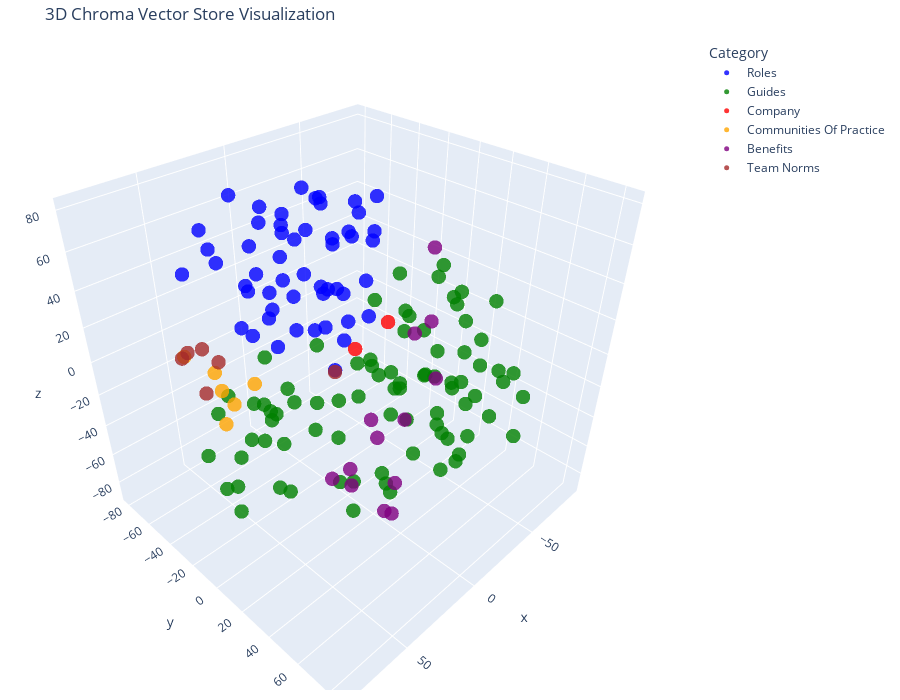

Here is the notebook cell this chart was saved with:
### Code cell
# Let's try 3D!
tsne = TSNE(n_components=3, random_state=42)
reduced_vectors = tsne.fit_transform(vectors)

# Legend mapping (category to color)
category_color_map = {
    'Roles': 'blue',
    'Guides': 'green',
    'Company': 'red',
    'Communities Of Practice': 'orange',
    'Benefits': 'purple',
    'Team Norms': 'brown'
}

# Create scatter for each category for proper legend handling
scatter_traces = []
for category, color in category_color_map.items():
    inds = [i for i, t in enumerate(doc_types) if t == category]
    if inds:
        scatter_traces.append(
            go.Scatter3d(
                x=reduced_vectors[inds, 0],
                y=reduced_vectors[inds, 1],
                z=reduced_vectors[inds, 2],
                mode='markers',
                marker=dict(size=5, color=color, opacity=0.8),
                name=category,
                text=[f"Type: {doc_types[i]}<br>Text: {documents[i][:100]}..." for i in inds],
                hoverinfo='text'
            )
        )

fig = go.Figure(data=scatter_traces)

fig.update_layout(
    title='3D Chroma Vector Store Visualization',
    scene=dict(xaxis_title='x', yaxis_title='y', zaxis_title='z'),
    width=900,
    height=700,
    legend=dict(title="Category"),
    margin=dict(r=10, b=10, l=10, t=40)
)

fig.show()

### Figure 1 — Plotly figure (JSON) as saved in the notebook; plotly's stock layout.template omitted (floating-point values rounded to 4 significant figures)
{"data": [{"hoverinfo": "text", "marker": {"color": "blue", "opacity": 0.8, "size": 5}, "mode": "markers", "name": "Roles", "text": ["Type: Roles<br>Text: # Associate Business Analyst\n\nAssociate Business Analysts will work alongside more senior team membe...", "Type: Roles<br>Text: # Associate Delivery Manager\n\nYou’ll work as part of a delivery team. You’ll provide administrative ...", "Type: Roles<br>Text: # Associate Designer\n\n- Location: mainly remote with occasional office and client visits\n- Offices: ...", "Type: Roles<br>Text: # Associate Product Manager\n\nAssociate Product Managers make sure products and services deliver meas...", "Type: Roles<br>Text: # Associate Software Engineer\n\nOur engineers build software that makes our clients happy. They prefe...", "Type: Roles<br>Text: # Delivery Director\n\nOur Delivery Directors are each responsible for the successful delivery of our ...", "Type: Roles<br>Text: # Delivery Support Analyst (PMO)\n\nSalary: Please refer to the job ad when this role is live\nLocation...", "Type: Roles<br>Text: # Summary\n\nA commercially-focussed business partner with financial expertise who has strong analytic...", "Type: Roles<br>Text: # Head of Delivery Management\n\nOur Head of Delivery Management is responsible for managing all clien...", "Type: Roles<br>Text: # Head of Managed Services\n\nOur Head of Managed Services will be responsible for building an excepti...", "Type: Roles<br>Text: # Head of Service Line\n\nOur Heads of Service Line are responsible for building world class professio...", "Type: Roles<br>Text: # Lead Bid Manager\n\nReporting to the Head of Bids and Frameworks, you will lead the bid process from...", "Type: Roles<br>Text: # Lead Business Analyst\n\nLead Business Analysts help teams deliver products and services that bring ...", "Type: Roles<br>Text: # Lead Content Designer \n\n* Location: mainly remote with occasional office and client visits\n* Offic...", "Type: Roles<br>Text: # Lead Data Engineer\n\nOur Lead Data Engineers enable public sector organisations to embrace a data-s...", "Type: Roles<br>Text: # Lead Delivery Manager\n\nSuccessfully leading complex digital projects to make sure that our clients...", "Type: Roles<br>Text: # Lead Designer\n\n- Location: mainly remote with occasional office and client visits\n- Offices: Brist...", "Type: Roles<br>Text: # Lead Product Manager \n\nReporting to the Discipline Head of Product Management, Business Analysis a...", "Type: Roles<br>Text: # Lead Security Engineer\n\nOur Lead Security Engineers enable public sector organisations to mitigate...", "Type: Roles<br>Text: # Lead Software Engineer\n\nOur Lead Software Engineers work with organisations to deliver digital, da...", "Type: Roles<br>Text: # Lead User Researcher\n\n- Location: mainly remote with occasional office and client visits\n- Offices...", "Type: Roles<br>Text: # Application Support Engineer\n\nDelivering technical services to support, maintain and improve live ...", "Type: Roles<br>Text: # Business Analyst\n\nBusiness Analysts help teams deliver products and services that bring value to t...", "Type: Roles<br>Text: # Content designer\n\n* Location: hybrid policy with office and client visits\n* Offices: London, Brist...", "Type: Roles<br>Text: # Data Engineer\n\nOur Data Engineers enable public sector organisations to embrace a data-driven appr...", "Type: Roles<br>Text: # Delivery Manager\n\nWork as part of a Delivery Team to make sure the team is able to deliver success...", "Type: Roles<br>Text: # Designer\n\n- Location: mainly remote with occasional office and client visits\n- Offices: London, Br...", "Type: Roles<br>Text: # Product Manager \nProduct Managers make sure products and services deliver measurable value, by exp...", "Type: Roles<br>Text: # Software Engineer\n\nOur engineers create digital, data and technology outcomes that improve society...", "Type: Roles<br>Text: # User Researcher\n\n- Location: mainly remote with occasional office and client visits\n- Offices: Lon...", "Type: Roles<br>Text: # Head of Practice - Application & Support\n\nService Line: Managed Services \nReporting to the Head of...", "Type: Roles<br>Text: # Head of Business Analysis & Change \n\nOur Head of Business Analysis & Change is responsible for lea...", "Type: Roles<br>Text: # Principal Business Analyst\n**Delivering world class client engagements.**\n\nOur Principal Business ...", "Type: Roles<br>Text: # Principal Data Consultant\n\nReporting to the Head of Data, the Principal Data Consultant supports t...", "Type: Roles<br>Text: # Principal Data Engineer\n\nOur Principal Data Engineers enable public sector organisations to transf...", "Type: Roles<br>Text: # Principal Delivery Manager\n\nOur Principal Delivery Managers are accountable for the successful del...", "Type: Roles<br>Text: # Principal Product Manager \n**Delivering world class client engagements.**\n\nOur Principal Product M...", "Type: Roles<br>Text: # Principal Security Engineer\n\nOur Principal Security Engineers enable public sector organisations t...", "Type: Roles<br>Text: # Principal Technologist\n\nOur Principal Technologists enable public sector organisations to better u...", "Type: Roles<br>Text: # User-Centred Practice (UCP) Principal\n\n- Offices: London, Bristol, Manchester, and Swansea\n- Salar...", "Type: Roles<br>Text: # Roles at Made Tech\n\nThis is a list of roles at Made Tech including details on the skills and senio...", "Type: Roles<br>Text: # Senior Platform Support Engineer\n\nDelivering technical services to support, maintain and improve l...", "Type: Roles<br>Text: # Senior Business Analyst\n\nSenior Business Analysts help teams deliver products and services that br...", "Type: Roles<br>Text: # Senior Content Designer \n\n* Location: mainly remote with occasional office and client visits\n* Off...", "Type: Roles<br>Text: # Senior Data Analyst\n\n## Summary\n\nMade Tech wants to positively impact the country's future by usin...", "Type: Roles<br>Text: # Senior Data Engineer\n\nOur Senior Data Engineers enable public sector organisations to embrace a da...", "Type: Roles<br>Text: # Senior Data Scientist\n\nOur Data Scientists enable public sector organisations to unlock the value ...", "Type: Roles<br>Text: # Senior Delivery Manager\n\nOur Senior Delivery Managers lead digital projects. They make sure our cl...", "Type: Roles<br>Text: # Senior Designer\n\n- Location: mainly remote with occasional office and client visits\n- Offices: Lon...", "Type: Roles<br>Text: # Senior Product Manager \n\nReporting to one of our Lead Product Managers, this role is responsible f...", "Type: Roles<br>Text: # Senior Software Engineer\n\nOur Senior Software Engineers create digital, data and technology outcom...", "Type: Roles<br>Text: # Senior User Researcher\n\n- Location: remote/hybrid with occasional client site visits\n- Offices: Lo..."], "type": "scatter3d", "x": [49.81, -7.799, -33.71, -9.686, 24.99, -28.7, 8.992, 19.62, -16.25, 34.81, 24.03, -27.05, 43.83, -43.46, -2.6, -12.54, -36.47, 5.952, 30.88, 16.4, -4.616, 29.45, 32.87, -47.08, 1.592, -17.79, -36.69, 5.121, 9.624, -11.02, 40.13, 30.32, 20.82, -3.841, 1.428, -7.061, 11.38, 23.3, 13.16, -2.269, 6.694, 42.18, 40.53, -29.78, -21.89, -14.67, -17.38, -0.5577, -26.53, -5.624, -6.11, -11.97], "y": [-59.34, -31.93, -66.0, -70.4, 13.71, -15.34, -27.94, -58.95, -1.28, -37.24, -23.68, -47.48, -39.44, -35.22, -12.08, -29.93, -17.43, -48.99, -9.776, -11.17, -67.39, -2.74, -61.31, -46.32, 4.666, -17.28, -60.48, -71.71, 7.423, -77.38, -21.51, -35.53, -44.65, -33.77, -15.18, -14.25, -53.23, -16.23, -29.55, -38.6, 4.743, -5.857, -55.21, -40.93, -16.61, 2.048, 1.619, -15.88, -46.47, -53.34, -15.28, -59.71], "z": [43.16, -1.569, 35.53, 4.521, 54.72, 26.27, 27.33, 73.58, 16.77, 16.63, 6.981, 10.52, 54.3, 52.33, 56.92, 19.37, 50.24, 9.557, 63.56, 49.0, 57.54, 28.67, 49.32, 36.62, 68.18, 5.876, 54.56, 14.19, 43.64, 43.54, 21.89, 35.77, 52.69, 77.82, 77.37, 30.66, 30.8, 78.99, 66.04, 50.28, 16.04, 39.15, 64.0, 40.63, 70.78, 59.58, 80.27, 10.77, 62.48, 20.61, -17.94, 43.26]}, {"hoverinfo": "text", "marker": {"color": "green", "opacity": 0.8, "size": 5}, "mode": "markers", "name": "Guides", "text": ["Type: Guides<br>Text: # Buddy Guidance\n\nYou've been chosen to be a buddy to a new team member - Yay. Here's some guidance ...", "Type: Guides<br>Text: # Chalet time policy\n\nThis document describes how people should spend time when not on client work. ...", "Type: Guides<br>Text: # AWS Certification Advice\n\n- [AWS Certification Advice](#aws-certification-advice)\n  - [Purpose of ...", "Type: Guides<br>Text: # AWS Training &amp; Certification\n\n- [Purpose of this guide](#purpose-of-this-guide)\n- [AWS Certifi...", "Type: Guides<br>Text: # AWS Partner Network\n\n- [AWS Partner Network](#aws-partner-network)\n  - [Registration](#registratio...", "Type: Guides<br>Text: # Made Tech AWS Sandbox\n\n## Overview\n\nThe Made Tech AWS Sandbox accounts are primarily used for indi...", "Type: Guides<br>Text: # Azure Certification\n\n- [Azure Certification](#azure-certification)\n  - [Purpose of this guide](#pu...", "Type: Guides<br>Text: # Made Tech Azure Sandbox\n\n## Overview\n\nThe Made Tech Azure Sandbox accounts are primarily used for ...", "Type: Guides<br>Text: # Eye Test Expenses\n\nEveryone is able to claim back the costs of an annual eye test. You need to:\n\n-...", "Type: Guides<br>Text: # Expenses\n\nThere is now a fully documented Made Tech expenses policy which covers trains, travel, h...", "Type: Guides<br>Text: # Salary & Pay Slips\n\nWe're paid on the 28th of the month, or the Friday before if the 28th falls on...", "Type: Guides<br>Text: # Salary Reviews\n\nSalaries are reviewed in line with our pay review policy - once, each business fin...", "Type: Guides<br>Text: # Contributing to the Handbook\n\nThis guide aims to make it easier to submit changes to the Handbook ...", "Type: Guides<br>Text: # Diversity and inclusion community\n\nThe diversity and inclusion community is an opportunity for any...", "Type: Guides<br>Text: # Open and closed communities\n\nOpen and closed community groups are collectives of individuals who c...", "Type: Guides<br>Text: # Diversity and inclusion service team\n\nThe diversity and inclusion service team are responsible for...", "Type: Guides<br>Text: # Equality, Diversity & Inclusion Policy\n\n## About this policy\n\nThis policy applies to everyone who ...", "Type: Guides<br>Text: # Equality, Diversity & Inclusion at Made Tech\n\nCreating a better, fairer society is part of our pur...", "Type: Guides<br>Text: # Exit interview\n\nA sad reality is that sometimes people will leave Made Tech. Below are a set of qu...", "Type: Guides<br>Text: # Made Tech guide to career fairs\n\n## What does a careers fair look like?\n\nThere are many stalls set...", "Type: Guides<br>Text: DevOps pairing works similarly to [regular pairing](./pairing.md)\nPlease [read the regular pairing d...", "Type: Guides<br>Text: # Pairing with interview candidates\n\nIf you are a Made Tech employee, please refer to this [guide fo...", "Type: Guides<br>Text: # Rationale\n\nWe believe that our hiring process should be fair and repeatable. What do we mean by th...", "Type: Guides<br>Text: # Employee Referral Policy\n\nThe main purpose of this employee referral policy is for everyone at Mad...", "Type: Guides<br>Text: # Docker\n\nDocker is an open platform for developing, shipping, and running applications. Docker enab...", "Type: Guides<br>Text: # IT Hardware\n\nAura look after all the laptops and other IT infrastructure in the offices. For all l...", "Type: Guides<br>Text: # Laptop replacements\n\nThe laptop renewal period is 3 or 4 years, depending on your role and the age...", "Type: Guides<br>Text: # Information Security\n\nMade Tech holds the following certifications:\n\n**CE+**\n- Certificate number:...", "Type: Guides<br>Text: # All about Linux\nIn order to reach the standards for [ISO](https://www.madetech.com/blog/iso-27001-...", "Type: Guides<br>Text: # Miro\n\nAll the information below and lots more useful stuff can be found on the Made Tech [Miro tra...", "Type: Guides<br>Text: # Slack\n\n## Purpose of this guide\n\nSlack is one of our most important cross company tools and used e...", "Type: Guides<br>Text: # Software\n\n## Software and licences including SaaS\nMost standard software including SaaS applicatio...", "Type: Guides<br>Text: ## Connecting to Made Tech - VPN\n\n\nThis is a guide to connect to the Made Tech Virtual Private Netwo...", "Type: Guides<br>Text: # Jury Service\n\nIf you are summoned for Jury Service, the process is simple...\n\n* Speak to your Made...", "Type: Guides<br>Text: # Learning and development at Made Tech\n\nLearning and mentoring is a core value at Made Tech. We str...", "Type: Guides<br>Text: # 121 Meetings\n\nYou should meet frequently with your direct reports for a minimum of 1 hour per mont...", "Type: Guides<br>Text: # Annual Reviews\n\nAs a line manager, one of your responsibilities is to facilitate the annual review...", "Type: Guides<br>Text: # Performance Management\n\nAt Made Tech we believe every team must promote an open, honest feedback c...", "Type: Guides<br>Text: # Probation at Made Tech\n\nWhen someone joins Made Tech, they're \"on probation\" for three months.\nThi...", "Type: Guides<br>Text: # Promotions\n\nThis guidance is written mostly for line managers. It'll help you understand how promo...", "Type: Guides<br>Text: # Line management at Made Tech\n\nLine managers help others to learn and grow, deliver great results, ...", "Type: Guides<br>Text: # Mentees\n\n## What to do once you're paired?\n\nAfter your initial session, it will be your responsibi...", "Type: Guides<br>Text: # Mentors\n\nThank you for signing up to be a Made Tech mentor. Here’s a little guide for how to prepa...", "Type: Guides<br>Text: # Made Tech Mentorship Guide\n\nAt Made Tech, mentorship enables Made Tech staff with the opportunity ...", "Type: Guides<br>Text: # Clear Desk/Clear Screen\n\nMade Tech operates a Clear Desk/Clear Screen policy. This means that all ...", "Type: Guides<br>Text: # Dress Code\n\nMade Tech is typically a casually dressed environment, however we have a need as an or...", "Type: Guides<br>Text: # Kitchen Etiquette\n\nWe share the kitchen space with each other as well as with our customers. We ha...", "Type: Guides<br>Text: # Office handbook\n\nEach office has its own individual office handbook packed with information to hel...", "Type: Guides<br>Text: # Onboarding\n\n## Before your first day\n\nOnce you’ve signed your contract, we’ll contact you about wh...", "Type: Guides<br>Text: # Anti-Corruption and Bribery Policy\n\n## About this policy\n\n1. It is our policy to conduct all of ou...", "Type: Guides<br>Text: # Anti-Slavery and Human Trafficking Policy\n\n## Policy statement\n\n1. Modern slavery is a crime and a...", "Type: Guides<br>Text: # Dealing code\n\n## Introduction\nThe purpose of this code is to ensure that the directors of Made Tec...", "Type: Guides<br>Text: # Whistleblowing Policy\n\n## Whistleblowing policy\n\n1. We are committed to conducting our business wi...", "Type: Guides<br>Text: # Supporting and Mentoring other Engineers\n\n## Constructivist Learning Theory\n\n> Constructivist teac...", "Type: Guides<br>Text: # Capability Procedure\n\nIn cases where employees are not meeting the expectations that have been cle...", "Type: Guides<br>Text: # HOW TO HIRE A CONTRACTOR\n\nDefinition of contractor: An externally sourced individual Off-payroll w...", "Type: Guides<br>Text: # How Scheduling Works\n\nScheduling, or the art of getting the right people supporting the right acti...", "Type: Guides<br>Text: # Relocation\n\n\n\nIf you are planning to move address, you’ll need to inform us as early as possible.\n...", "Type: Guides<br>Text: # Acceptable Use Policy\n\nThis Acceptable Use Policy (AUP) details how all users of any Made Tech IT ...", "Type: Guides<br>Text: # Access Control\n\n## Team-level access control\n\nMade Tech access controls reflect that:\n- We trust o...", "Type: Guides<br>Text: # Bring Your Own Device Policy\n\nThis document highlights things you should think about, and how you ...", "Type: Guides<br>Text: # Confidentiality Agreements and NDAs\n\n - If clients ask about whether our team are covered by confi...", "Type: Guides<br>Text: # Data Protection\n\nMade Tech complies with regulations under the European General Data Protection Re...", "Type: Guides<br>Text: Made Tech uses standard builds for the devices issued to team members to facilitate support and main...", "Type: Guides<br>Text: ## Sharing documents outside Made Tech\n\nWe know that many teams collaborate directly with clients, s...", "Type: Guides<br>Text: On your last day for Made Tech, your access to Made Tech services will stop at 1715. If you need acc...", "Type: Guides<br>Text: # Returning your laptop if you're leaving\n\nIf you're leaving Made Tech we are going to need your lap...", "Type: Guides<br>Text: # Lost stolen devices\n\n## What to do when a device is lost or stolen\nAny lost or stolen devices (lap...", "Type: Guides<br>Text: # Visitors and Office Security\n\nKeeping our physical surroundings safe is an important part of ensur...", "Type: Guides<br>Text: # Password and 2FA/MFA policy\nStrong password and use of 2FA (two factor authentication) or MFA (Mul...", "Type: Guides<br>Text: # Guidance for Security Cleared (SC) Employees\n\n## General Information\nWith an increasing number of ...", "Type: Guides<br>Text: ## Taking Made Tech laptops abroad\n\nIf you’re off on holiday we’d suggest that you shouldn’t be taki...", "Type: Guides<br>Text: # DSE & Health & Safety Training\n\nMade Tech has a legal duty to ensure the health, safety and welfar...", "Type: Guides<br>Text: # Ethical Boundaries\n\nWe recognise that there may on occasion be certain client accounts, or certain...", "Type: Guides<br>Text: # Expectation Health Check\n\nWe believe the expectations between Made Tech and staff create a healthy...", "Type: Guides<br>Text: # Expectations between Made Tech and staff\n\nAs an employee embarking on a career with Made Tech you ...", "Type: Guides<br>Text: Here is a list of the time off types in HiBob and some examples of what they should be booked for :\n...", "Type: Guides<br>Text: # Paid counselling\n\n## Unum Employee Assistance\n\nWe have setup an employee assistance programme to p...", "Type: Guides<br>Text: # Maternity, paternity, adoption and shared parental leave\n\nWhether you or your partner are having a...", "Type: Guides<br>Text: # Raising an Issue\n\nFrom time to time people may have problems or concerns about their colleagues, c...", "Type: Guides<br>Text: # Sick Leave\n\nWe recognise that it requires a lot of hard work to perform at the highest possible le...", "Type: Guides<br>Text: # State of Mind\n\nWe want every one to be happy, including our team. To that end we try and provide [..."], "type": "scatter3d", "x": [63.63, 23.18, -61.13, -53.68, -41.73, -37.61, -65.19, -35.52, -16.99, -6.371, -62.1, -6.091, -60.46, -14.52, -26.33, -6.824, 13.39, 0.6681, 47.31, 60.16, 79.93, 68.98, 32.94, -44.51, -74.74, -40.93, -38.39, -54.51, -64.8, -68.33, -70.66, -57.33, -9.566, 24.26, 24.61, 31.68, 11.28, 28.96, 37.3, 8.946, 21.96, 76.98, 67.49, -88.53, -36.03, -42.06, -34.88, -39.68, -52.52, 14.07, 26.1, -16.31, 9.153, 52.65, 50.21, 18.35, 19.2, -3.121, -49.47, -51.32, -44.16, 14.67, -7.959, -62.13, -71.32, -34.22, -27.84, -33.54, -53.48, -62.97, -23.94, -14.22, -31.09, 18.7, 49.14, 44.59, 15.89, 2.569, 35.62, 3.116, 26.58, 36.08], "y": [-22.32, 17.22, -42.09, -28.06, -32.95, -29.95, -21.24, -16.67, 13.97, 26.13, -21.99, -49.7, 8.584, 41.59, 45.93, 56.3, 47.46, 38.96, 1.222, 21.62, -8.889, 0.9863, -9.754, -1.828, 33.08, 50.19, 65.79, 6.19, 62.47, 19.95, -9.689, 38.31, 55.09, 19.2, 19.25, -41.86, -49.95, -32.06, -22.6, -36.68, -35.5, 8.065, -6.688, -1.39, 30.68, 40.85, 16.73, 6.794, -31.33, 78.83, 69.55, 83.79, 61.55, 6.904, -42.77, -2.789, -3.675, 69.6, 27.99, 15.79, 41.92, 75.22, 58.73, 47.67, 18.93, 77.92, 67.22, 52.45, 17.11, 34.58, -48.72, 50.53, 8.203, 46.23, -33.66, -19.15, 39.5, 7.174, 39.77, -62.28, 51.77, 62.86], "z": [-60.04, -26.64, -51.54, -52.09, -64.19, -36.54, -60.59, -30.6, -9.835, -7.932, 15.02, -58.12, 32.23, 56.23, 45.72, 55.37, 43.76, 41.87, -7.439, -5.126, -18.98, -20.64, -74.45, 7.552, 15.26, 0.4942, 0.04585, -34.49, -25.1, 0.3109, -19.91, 2.199, -44.12, -53.84, -2.149, -58.7, -55.07, -30.52, -44.31, -33.38, -46.97, -44.28, -45.11, -6.928, -45.15, -68.59, -73.57, -57.69, -1.62, 34.25, 38.94, 25.52, 25.56, -46.62, -30.66, -19.06, -36.46, -20.98, -26.01, -12.67, -29.6, 2.801, 8.768, -14.8, -21.61, -23.58, -13.97, -38.61, -55.05, -38.67, -26.56, -26.14, -30.54, 1.69, -14.81, -14.12, -39.89, -76.21, -50.77, -28.27, -31.08, -22.34]}, {"hoverinfo": "text", "marker": {"color": "red", "opacity": 0.8, "size": 5}, "mode": "markers", "name": "Company", "text": ["Type: Company<br>Text: # About Made Tech\n\nAs a **purpose-driven organisation**, we believe the **outcomes** we create are m...", "Type: Company<br>Text: # Welcome Pack\n\nIf it's your first day today, we'd just like you to know how happy we are to have yo..."], "type": "scatter3d", "x": [21.94, -54.69], "y": [27.13, -22.86], "z": [29.16, -13.24]}, {"hoverinfo": "text", "marker": {"color": "orange", "opacity": 0.8, "size": 5}, "mode": "markers", "name": "Communities Of Practice", "text": ["Type: Communities Of Practice<br>Text: # EDGE: value-driven digital transformation\n\n## About\nAuthors: Jim Highsmith, Linda Luu and David Ro...", "Type: Communities Of Practice<br>Text: # Books we've got our eye on\n\nPlease contribute to this list if there's a book you're interested in!...", "Type: Communities Of Practice<br>Text: # Books we've read in Book Club\n\n1. ### [EDGE: value-driven digital transformation](../edge-value-dr...", "Type: Communities Of Practice<br>Text: # Books we recommend\n\n| Title | Author | Recommended By |\n| --- | --- | --- |\n| [Accelerate](https:/...", "Type: Communities Of Practice<br>Text: # Library\n\n- ✅ [Books we've read](./books_we_have_read.md)\n- 💡 [Books we recommend](./books_we_recom...", "Type: Communities Of Practice<br>Text: # Welcome to the Book Club\n\n👋 Welcome to our Cloud and Engineering Book Club! At Made Tech we are pa..."], "type": "scatter3d", "x": [80.47, 85.41, 77.28, 85.41, 68.21, 70.75], "y": [-16.24, 24.17, 0.5109, 16.94, 15.02, -5.66], "z": [32.4, 32.09, 30.99, 17.99, 28.19, 14.9]}, {"hoverinfo": "text", "marker": {"color": "purple", "opacity": 0.8, "size": 5}, "mode": "markers", "name": "Benefits", "text": ["Type: Benefits<br>Text: # Cycle To Work \n\nWe take part in Cycle to Work as we wish to support those who wish to cycle to wor...", "Type: Benefits<br>Text: # Flexible Working\n\nGenerally, we work Monday to Friday (40 hours) in all roles. We trust you to man...", "Type: Benefits<br>Text: # Getting together as a team and company\n\n## Our monthly meet ups\nOur Social Committee is made up of...", "Type: Benefits<br>Text: # Help to buy Tech with TechScheme\n\nWe've signed up to TechScheme which is accessible through Made B...", "Type: Benefits<br>Text: # Hybrid Working\n\nWe believe in people working in the best way for our teams and clients - this may ...", "Type: Benefits<br>Text: # Income Protection Cover\n\nWe offer income protection cover for all Made Tech employees. If you are ...", "Type: Benefits<br>Text: # Lunchers \n\nOnce a month in each office we select 5 people to have lunch together on us! Order from...", "Type: Benefits<br>Text: # Pension Scheme\n\nWe have introduced a much-improved pension offering for all employees (as of May 2...", "Type: Benefits<br>Text: # Private Medical Insurance\n\nWe have introduced BUPA Private Medical Insurance to employees who are ...", "Type: Benefits<br>Text: # Season Ticket Loan\n\nOn completion of the probation period, we offer a season ticket loan up to the...", "Type: Benefits<br>Text: # Taking Holiday\n\nWe're building a high-performance organisation that delivers great software produc...", "Type: Benefits<br>Text: # Unum Help@hand \n\nThis benefit is available for all team members, providing you with fast, direct a...", "Type: Benefits<br>Text: # Work Ready\n\nWe know you're ready to work and so we want you to be work ready. We'll [equip you](....."], "type": "scatter3d", "x": [-5.116, 46.28, -12.96, -8.894, 0.5796, 9.274, -29.13, -2.489, -3.283, -84.77, 28.83, -2.669, -26.7], "y": [12.02, 37.0, 31.28, 13.17, 39.14, 35.93, 27.85, 32.14, 30.12, -17.04, 30.91, 0.1987, 34.85], "z": [-34.9, -24.88, 23.09, -48.55, -15.77, -72.93, 21.0, -63.84, -88.22, 24.32, -34.43, -87.54, -7.956]}, {"hoverinfo": "text", "marker": {"color": "brown", "opacity": 0.8, "size": 5}, "mode": "markers", "name": "Team Norms", "text": ["Type: Team Norms<br>Text: # Delivery Healthcheck\n\nWe ask teams to provide Delivery Healthchecks to the wider business to encou...", "Type: Team Norms<br>Text: # Delivery Standards\n\nWe realise a few things around deliveries:\n\n- Every customer has different nee...", "Type: Team Norms<br>Text: # Development Practices\n\nWhen a new engineer joins the team, we'll often find they need some guidanc...", "Type: Team Norms<br>Text: # Principles\n\nHow we work with clients and build teams that deliver.\n\n## 1. Create impact for all\nWe...", "Type: Team Norms<br>Text: # Team Norms\n\nWe have a number of team norms that have evolved (and continue to evolve!) as practice...", "Type: Team Norms<br>Text: # Retrospectives\n\n\n## The Prime Directive\n\nThe purpose of the Prime Directive is to assure that a re..."], "type": "scatter3d", "x": [56.41, 40.21, 40.22, 40.96, 30.42, 39.37], "y": [-59.46, -66.01, -80.72, 34.26, -67.16, -68.74], "z": [-1.535, -6.818, -16.19, 30.19, -20.45, -37.51]}], "layout": {"height": 700, "legend": {"title": {"text": "Category"}}, "margin": {"b": 10, "l": 10, "r": 10, "t": 40}, "scene": {"xaxis": {"title": {"text": "x"}}, "yaxis": {"title": {"text": "y"}}, "zaxis": {"title": {"text": "z"}}}, "title": {"text": "3D Chroma Vector Store Visualization"}, "width": 900}}
